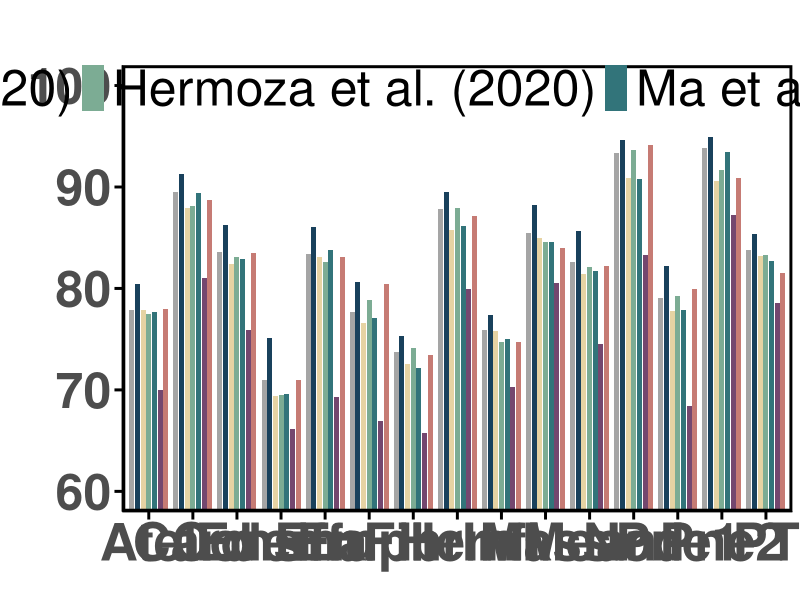

The R source for this figure:
library(ggplot2)
library(dplyr)
library(tidyr)

# Constructing the data
data <- data.frame(
  Model = c(
    "Wang et al. (2017)", "Guan et al. (2020)", "Ma et al. (2019)", 
    "Hermoza et al. (2020)", "XProtoNet (2021)", "A3Net (2021)", 
    "Explainer"
  ),
  Atel = c(70.0, 77.9, 77.7, 77.5, 78.0, 77.9, 80.4),
  Card = c(81.0, 87.9, 89.4, 88.1, 88.7, 89.5, 91.3),
  Cons = c(75.9, 82.4, 82.9, 83.1, 83.5, 83.6, 86.3),
  Edema = c(66.1, 69.4, 69.6, 69.5, 71.0, 71.0, 75.1),
  Effu = c(69.3, 83.1, 83.8, 82.6, 83.1, 83.4, 86.1),
  Emph = c(66.9, 76.6, 77.1, 78.9, 80.4, 77.7, 80.6),
  Fibr = c(65.8, 72.6, 72.2, 74.1, 73.4, 73.7, 75.3),
  Hern = c(79.9, 85.8, 86.2, 87.9, 87.1, 87.8, 89.5),
  Infi = c(70.3, 75.8, 75.0, 74.7, 74.7, 75.9, 77.4),
  Mass = c(80.5, 85.0, 84.6, 84.6, 84.0, 85.5, 88.2),
  Nod = c(83.3, 90.9, 90.8, 93.6, 94.1, 93.3, 94.6),
  PT = c(78.6, 83.2, 82.7, 83.3, 81.5, 83.8, 85.4),
  Pne1 = c(68.4, 77.8, 77.9, 79.3, 79.9, 79.1, 82.2),
  Pne2 = c(87.2, 90.6, 93.4, 91.7, 90.9, 93.8, 94.9),
  Mean = c(74.5, 81.4, 81.7, 82.1, 82.2, 82.6, 85.7)
)

data_scores <- data %>%
  pivot_longer(cols = -Model, names_to = "Condition", values_to = "Score")

new_plot <- ggplot(data_scores, aes(x = Condition, y = Score, fill = Model)) +
  geom_bar(stat = "identity", position = position_dodge(width = 0.9), width = 0.8) +
  labs(title = "", y = "", x = "", fill = NULL) +
  theme_minimal() +
  coord_cartesian(ylim = c(60, 100)) +
  guides(fill = guide_legend(nrow = 1)) + 
  theme(
    axis.ticks = element_line(color = "black", size = 1),
    axis.ticks.length = unit(0.2, "cm"),
    axis.text.x = element_text(angle = 0, hjust = 0.5, size = 38, face = "bold"),
    axis.text.y = element_text(size = 36, face = "bold"),
    plot.title = element_text(hjust = 0.5, size = 38, face = "bold"),
    legend.text = element_text(size = 36),
    legend.title = element_text(size = 36),
    panel.grid = element_blank(),
    axis.line = element_line(colour = "black"),
    panel.border = element_rect(colour = "black", fill = NA, linewidth = 2),
    legend.position = c(0.5, 0.95), 
    legend.justification = "center",
    legend.direction = "horizontal", 
    legend.box = "horizontal"
  ) +
  scale_fill_manual(values = c(
    "#a5a5a5", "#19415c", "#e6d3a3", "#7cac94", 
    "#32747a", "#74476f", "#c67b74"
  ))

ggsave("ChestXray.pdf", plot = new_plot, width = 32, height = 8)